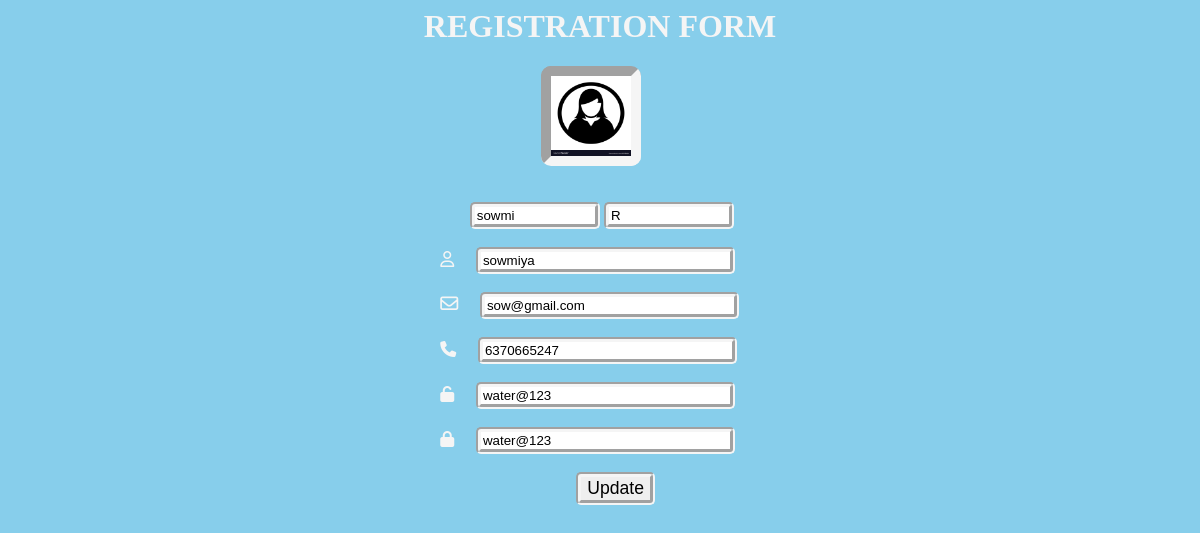
The page /updateData/7 on the database its author committed.
### train/models.py (models this page shows)
class d(models.Model):
    FN=models.CharField(max_length=20,default="")
    LN=models.CharField(max_length=20,default="")
    user=models.CharField(max_length=15,default="")
    email=models.CharField(max_length=25,default="")
    contact=models.IntegerField(max_length=10,default="")
    password=models.CharField(max_length=15,default="")
    cpass=models.CharField(max_length=15,default="")

### train/views.py (the view, shortened to what this page needs)
# urls.py: path("updateData/<int:id>",views.updateData,name="updateData"),
def updateData(request,id):
    mydata=d.objects.get(id=id)
    return render(request,"update.html",{"data":mydata})

### train/templates/update.html (shortened to what this page needs)
<html>
    <head>
        {% load static %}
    </head>
    <body style="background-color: skyblue;">
        <form action="/updateData/{{data.id}}" method="POST" autocomplete="off">
            <h1 style="color:whitesmoke;text-align:center;">REGISTRATION FORM</h1>
        <img src="{% static 'contact.jpg' %}" width="80" height="80" id="h"><br><br><br>
        <input type="text" placeholder="First Name" value="{{data.FN}}"name="FN"  style="margin-left: 39%; width:11%;" id="h1">
        <input type="text" placeholder="Last Name" value="{{data.LN}}"name="LN"  id="h1"style="width:11%" ><br><br>
        <i class="fa fa-user-o" id="h2"></i>
        <input type="text" placeholder="User Name" value="{{data.user}}" name="user" style="margin-left: 1.5%; width: 21.9%;" id="h1"><br><br>
        <i class="fa fa-envelope-o " style="font-size: 18px;" id="h2"></i>
        <input type="text" placeholder="Email" value="{{data.email}}"name="email"  style="margin-left: 1.5%; width:21.9%" id="h1" ><br><br>
        <i class="fa-solid fa-phone" id="h2"></i>
        <input type="text" placeholder="Tel.Number" value="{{data.contact}}"name="contact" style="margin-left: 1.5%; width:21.9%" id="h1" ><br><br>
        <i class="fa-solid fa-unlock" id="h2"></i>
        <input type="text" placeholder="Password" value="{{data.password}}"name="password" style="margin-left: 1.5%; width:21.9%" id="h1" ><br><br>
        <i class="fa-solid fa-lock" id="h2"></i>
        <input type="text" placeholder="cpass"value="{{data.cpass}}"name="cpass" style="margin-left: 1.5%; width:21.9%" id="h1" ><br><br>
        <input type="submit" value="Update" style="margin-left: 48%;font-size: 110%; " id="h1">
        </form>
    </body>
</html>

### train/templates/update.html (style rules this page uses)
#h { margin-left: 45%; border:whitesmoke; border-width: 10px; border-radius: 10px; border-style:inset; }
#h1 { border:whitesmoke; border-width: 5px; border-radius: 5px; border-style:groove; }
::placeholder { color:black; }
#h2 { margin-left: 36.5%; color: whitesmoke; }

### rows shown on the page
d: FN "sowmi", LN "R", user "sowmiya", email "sow@gmail.com", contact "6370665247", password "water@123"
